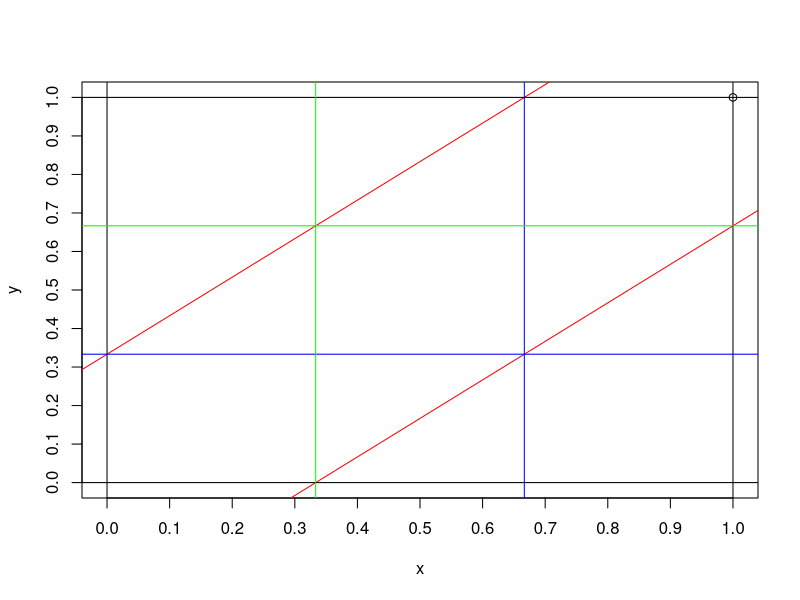

The R script that drew this image:
x=1; y=1
plot(x,y, xlim=c(0,1),ylim=c(0,1),lab=c(10,10,15))
abline(a=1/3,b=1,col="red")
abline(a=-1/3,b=1,col="red")
abline(h=1,v=1,col="black")
abline(h=.0,v=.0,col="black")
abline(h=1/3,v=2/3,col="blue")
abline(h=2/3,v=1/3,col="green")
line_func<-function(x,y,probability=1){
  x-y>probability  
}

line_func(.3,.2,1/3)

